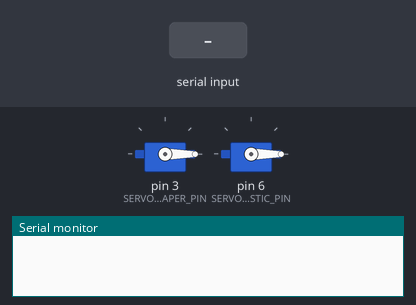
A sketch run on a simulated Arduino Uno, built with avr-gcc and run on an emulated ATmega328P. Parts: 2 × servo, the last lines printed to the serial monitor. The inputs (shaded band) are chosen by the test bench.

Above: at 1.2 s.
1.3 s: "paper\n" received over Serial
At 2.1 s:
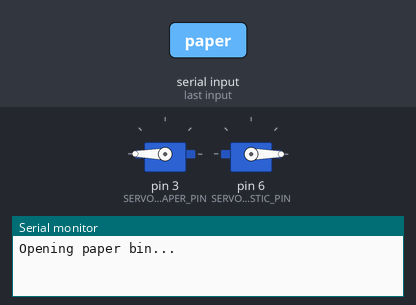
Timing chart, 0 to 7.8 s (numbered marks = the images above; inputs shaded):
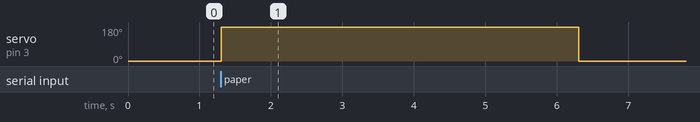

The sketch:

plastic.ino
```cpp
#include <Servo.h>

// Define servo pins
#define SERVO_PAPER_PIN 3
#define SERVO_PLASTIC_PIN 6

Servo servoPaper;
Servo servoPlastic;

String input = "";

void setup() {
  Serial.begin(9600);  // Start serial communication

  // Attach servos to pins
  servoPaper.attach(SERVO_PAPER_PIN);
  servoPlastic.attach(SERVO_PLASTIC_PIN);

  // Start with both servos closed (0 degrees)
  servoPaper.write(0);
  servoPlastic.write(0);
}

void loop() {
  // If data received from Python
  if (Serial.available()) {
    input = Serial.readStringUntil('\n');  // Read input till newline
    input.trim();  // Remove extra spaces or newline

    if (input == "paper") {
      Serial.println("Opening paper bin...");
      servoPaper.write(180);   // Open paper bin
      delay(5000);             // Wait 5 seconds
      servoPaper.write(0);     // Close paper bin
      Serial.println("Paper bin closed.");
    }
    else if (input == "plastic") {
      Serial.println("Opening plastic bin...");
      servoPlastic.write(180);  // Open plastic bin
      delay(5000);              // Wait 5 seconds
      servoPlastic.write(0);    // Close plastic bin
      Serial.println("Plastic bin closed.");
    }
    else {
      Serial.println("Unknown command.");
    }
  }
}
```

Measured:
- after the input at 1.3 s, servo on pin 3 (SERVO_PAPER_PIN): 0° → 180° at once, → 0° 5.0 s later
